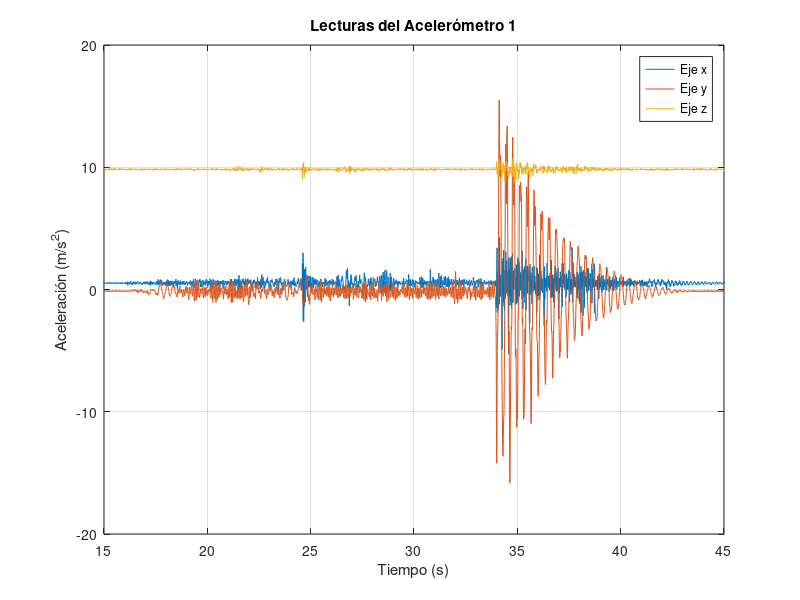
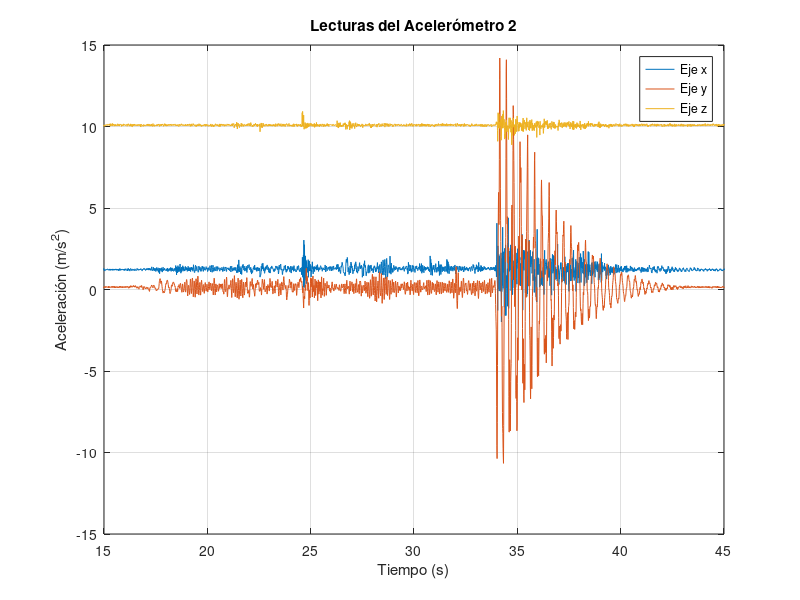

Write the MATLAB code that produced these figures, in order.
clear; close all
fileID = fopen('Ensayo_13_3.txt','r');
formatSpec = '%f %f %f %f %f %f %f ';
sizeA = [7 inf];    
A = fscanf(fileID,formatSpec,sizeA);
fclose(fileID);
plot(A(1,:),[A(2:4,:)])
title('Lecturas del Acelerómetro 1')
legend('Eje x','Eje y', 'Eje z')
xlabel('Tiempo (s)')
ylabel('Aceleración (m/s^2)')
grid
xlim([15 45])
figure
plot(A(1,:),[A(5:7,:)])
title('Lecturas del Acelerómetro 2')
grid
legend('Eje x','Eje y', 'Eje z')
xlabel('Tiempo (s)')
ylabel('Aceleración (m/s^2)')
xlim([15 45])